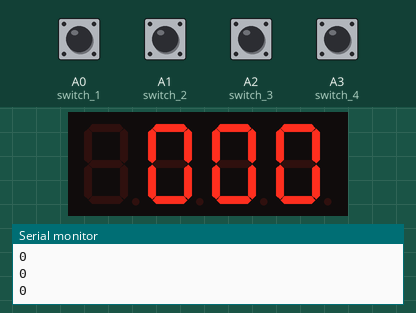
This sketch was run on a simulated Arduino Uno, built with avr-gcc and run on an emulated ATmega328P. Parts: 4-digit seven-segment display, the last lines printed to the serial monitor. Wiring (inferred from the names in the program): 4-digit 7-segment display, segments lit when LOW: segments pin 2, pin 3, pin 4, pin 5, pin 6, pin 7, pin 8, pin 9; digit selects pin 10, pin 11, pin 12, pin 13. Inputs (shaded band) come from the test bench; at power-on: A0 (switch_1), A1 (switch_2), A2 (switch_3), A3 (switch_4) LOW. The segment pins are drawn as the display they are named for.

Above: at 4.4 s.
4.5 s: A0 (switch_1) pulled HIGH for 1.55 s
At 6.6 s:
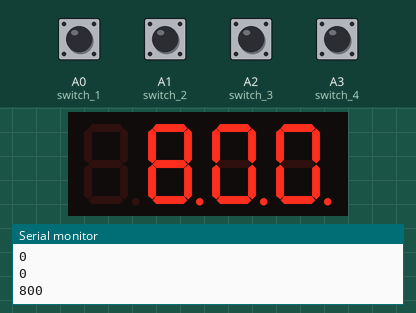
7.5 s: A1 (switch_2) pulled HIGH for 1.55 s
At 9.7 s:
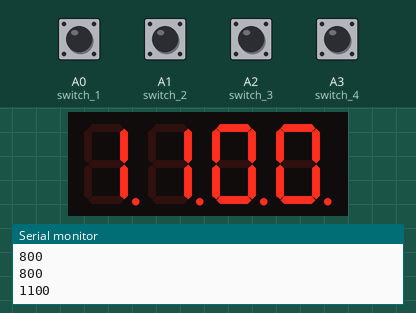
11.4 s: A2 (switch_3) pulled HIGH for 1.55 s
At 13.4 s:
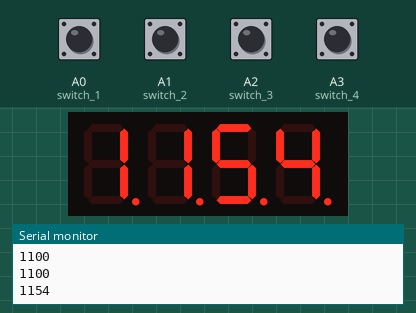
14.4 s: A3 (switch_4) pulled HIGH for 1.55 s
At 16.5 s:
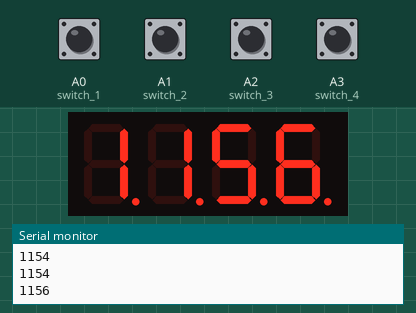
18.1 s: A0 (switch_1) pulled HIGH for 1.55 s
At 20.4 s:
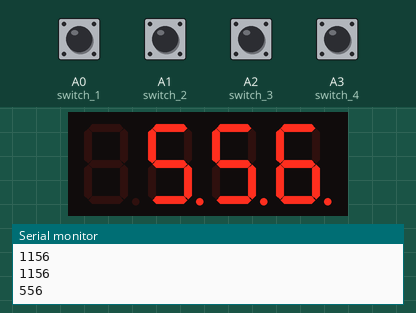
21.1 s: A1 (switch_2) pulled HIGH for 1.55 s
At 23.3 s:
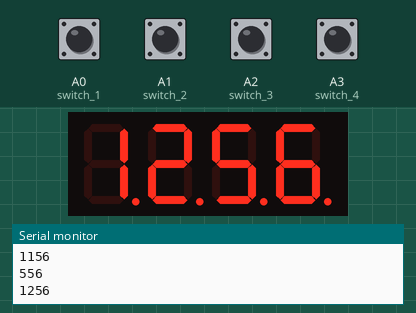

Measured:
- after the input at 4.5 s, the display: first changes after 0.38 s (image 1 shows a later state)
- after the input at 7.5 s, the display: first differs from a run without the input after 1.0 s (image 2 shows a later state)
- after the input at 11.4 s, the display: first changes after 0.28 s (image 3 shows a later state)
- after the input at 14.4 s, the display: first differs from a run without the input after 1.2 s (image 4 shows a later state)
- after the input at 18.1 s, the display: first changes after 0.36 s (image 5 shows a later state)
- after the input at 21.1 s, the display: first changes after 0.06 s (image 6 shows a later state)
- what the display in image 1 shows lasts 0.6 s, from 6.1 s to 6.7 s

The sketch:

clock-try-debounce.ino
```cpp
#include <Time.h>
#include <TimeLib.h>

#define DISPLAY_BRIGHTNESS 	500

#define DIGIT_ON	HIGH
#define DIGIT_OFF	LOW

#define SEGMENT_ON  LOW
#define SEGMENT_OFF HIGH

/*
 * display_1 = hour 10s place
 * display_2 = hour 1s place
 * display_3 = minute 10s place
 * display_4 = minute 1s place
 *
 * switch_1 = push button for hour up
 * switch_2 = push button for hour down
 * switch_3 = push button for minute up
 * switch_4 = push button for minute down
 */

// Power for the displays
int display_1 = 10;
int display_2 = 11;
int display_3 = 12;
int display_4 = 13;

// Defining pins for the segments
int segment_a = 2;
int segment_b = 3;
int segment_c = 4;
int segment_d = 5;
int segment_e = 6;
int segment_f = 7;
int segment_g = 8;
int segment_dot = 9;

// Input pins for the push buttons
byte switch_1 = A0;
byte switch_2 = A1;
byte switch_3 = A2;
byte switch_4 = A3;

void setup()
{
	pinMode(segment_a, OUTPUT);
	pinMode(segment_b, OUTPUT);
	pinMode(segment_c, OUTPUT);
	pinMode(segment_d, OUTPUT);
	pinMode(segment_e, OUTPUT);
	pinMode(segment_f, OUTPUT);
	pinMode(segment_g, OUTPUT);
	pinMode(segment_dot, OUTPUT);

	pinMode(display_1, OUTPUT);
	pinMode(display_2, OUTPUT);
	pinMode(display_3, OUTPUT);
	pinMode(display_4, OUTPUT);

	Serial.begin(9600);

	pinMode(switch_1, INPUT);
	pinMode(switch_2, INPUT);
	pinMode(switch_3, INPUT);
	pinMode(switch_4, INPUT);

	digitalWrite(switch_1, LOW);
	digitalWrite(switch_2, LOW);
	digitalWrite(switch_3, LOW);
	digitalWrite(switch_4, LOW);
}

void loop()
{
	digitalWrite(segment_dot, HIGH);

	int hr = hour();
  	int mn = minute();

  	if (hr > 12)
  		hr %= 12;

  	if (mn > 60)
  		mn %= 60;

 	int time = hr*100 + mn;

	Serial.println(time);

	for (int i = 250; i > 0; i--)
	{
		if (time >= 1000)
		{
			displayNumber1(time);
		}
		else
		{
			displayNumber2(time);
		}
	}

	for (int i = 250; i > 0; i--)
	{
		if (time >= 1000)
		{
			displayNumber3(time);
		}
		else
		{
			displayNumber4(time);
		}
	}

	if (digitalRead(switch_1) == HIGH || digitalRead(switch_2) == HIGH)
		set_time_hour();

	if (digitalRead(switch_3) == HIGH || digitalRead(switch_4) == HIGH)
		set_time_minute();
}

void set_time_hour()
{
  	int hours = hour();
  	int minutes = minute();

  	while (digitalRead(switch_1) == HIGH)
  	{
  		hours--;

  		if (hours < 1)
  		{
  			hours = 12;
  		}

  		for (int i = 20; i > 0; i--)
	  	{
	  		int time = hours*100 + minutes;

	  		if (time >= 1000)
	  			displayNumber1(time);
	  		else
	  			displayNumber2(time);
	  	}

	  	delay(200);
  	}

  	while (digitalRead(switch_2))
  	{
  		hours++;

  		if (hours > 12)
  		{
  			hours = 1;
  		}

  		for (int i = 20; i > 0; i--)
	  	{
	  		int time = hours*100 + minutes;

	  		if (time >= 1000)
	  			displayNumber1(time);
	  		else
	  			displayNumber2(time);
	  	}

	  	delay(200);
  	}

  	setTime(hours,minutes,0,0,0,0);
}

void set_time_minute()
{
	int hours = hour();
  	int minutes = minute();

  	while (digitalRead(switch_3))
  	{
  		minutes--;

  		if (minutes < 0)
  		{
  			minutes = 59;
  		}

  		for (int i = 20; i > 0; i--)
	  	{
	  		int time = hours*100 + minutes;

	  		if (time > 1000)
	  			displayNumber1(time);
	  		else
	  			displayNumber2(time);
	  	}

	  	delay(200);
  	}

  	while (digitalRead(switch_4))
  	{
  		minutes++;

  		if (minutes > 59)
  		{
  			minutes = 0;
  		}

  		for (int i = 20; i > 0; i--)
	  	{
	  		int time = hours*100 + minutes;

	  		if (time > 1000)
	  			displayNumber1(time);
	  		else
	  			displayNumber2(time);
	  	}

	  	delay(200);
  	}

  	setTime(hours,minutes,0,0,0,0);
}

void displayNumber1(int number)
{
	// Flash displays for a short amount of time
	for (int digit = 4; digit > 0; digit--)
	{
		switch (digit)
		{
			case 1:
				digitalWrite(display_1, DIGIT_ON);
				digitalWrite(segment_dot, LOW);
				break;

			case 2:
				digitalWrite(display_2, DIGIT_ON);
				digitalWrite(segment_dot, LOW);
				break;

			case 3:
				digitalWrite(display_3, DIGIT_ON);
				digitalWrite(segment_dot, LOW);
				break;

			case 4:
				digitalWrite(display_4, DIGIT_ON);
				digitalWrite(segment_dot, LOW);
				break;

		}

		lightNumber(number % 10);
		number /= 10;
		delayMicroseconds(DISPLAY_BRIGHTNESS);

		// Turn off all segments
		lightNumber(10);

		// Turn of all displays
		digitalWrite(display_1, DIGIT_OFF);
		digitalWrite(display_2, DIGIT_OFF);
		digitalWrite(display_3, DIGIT_OFF);
		digitalWrite(display_4, DIGIT_OFF);
	}
}

void displayNumber2(int number)
{
	// Flash displays for a short amount of time
	for (int digit = 4; digit > 0; digit--)
	{
		switch (digit)
		{
			case 1:
				lightNumber(10);
				digitalWrite(segment_dot, LOW);
				break;

			case 2:
				digitalWrite(display_2, DIGIT_ON);
				digitalWrite(segment_dot, LOW);
				break;

			case 3:
				digitalWrite(display_3, DIGIT_ON);
				digitalWrite(segment_dot, LOW);
				break;

			case 4:
				digitalWrite(display_4, DIGIT_ON);
				digitalWrite(segment_dot, LOW);
				break;

		}

		lightNumber(number % 10);
		number /= 10;
		delayMicroseconds(DISPLAY_BRIGHTNESS);

		// Turn off all segments
		lightNumber(10);

		// Turn of all displays
		digitalWrite(display_1, DIGIT_OFF);
		digitalWrite(display_2, DIGIT_OFF);
		digitalWrite(display_3, DIGIT_OFF);
		digitalWrite(display_4, DIGIT_OFF);
	}
}

void displayNumber3(int number)
{
	// Flash displays for a short amount of time
	for (int digit = 4; digit > 0; digit--)
	{
		switch (digit)
		{
			case 1:
				digitalWrite(display_1, DIGIT_ON);
				digitalWrite(segment_dot, HIGH);
				break;

			case 2:
				digitalWrite(display_2, DIGIT_ON);
				digitalWrite(segment_dot, HIGH);
				break;

			case 3:
				digitalWrite(display_3, DIGIT_ON);
				digitalWrite(segment_dot, HIGH);
				break;

			case 4:
				digitalWrite(display_4, DIGIT_ON);
				digitalWrite(segment_dot, HIGH);
				break;

		}

		lightNumber(number % 10);
		number /= 10;
		delayMicroseconds(DISPLAY_BRIGHTNESS);

		// Turn off all segments
		lightNumber(10);

		// Turn of all displays
		digitalWrite(display_1, DIGIT_OFF);
		digitalWrite(display_2, DIGIT_OFF);
		digitalWrite(display_3, DIGIT_OFF);
		digitalWrite(display_4, DIGIT_OFF);
	}
}

void displayNumber4(int number)
{
	// Flash displays for a short amount of time
	for (int digit = 4; digit > 0; digit--)
	{
		switch (digit)
		{
			case 1:
				lightNumber(10);
				digitalWrite(segment_dot, HIGH);
				break;

			case 2:
				digitalWrite(display_2, DIGIT_ON);
				digitalWrite(segment_dot, HIGH);
				break;

			case 3:
				digitalWrite(display_3, DIGIT_ON);
				digitalWrite(segment_dot, HIGH);
				break;

			case 4:
				digitalWrite(display_4, DIGIT_ON);
				digitalWrite(segment_dot, HIGH);
				break;

		}

		lightNumber(number % 10);
		number /= 10;
		delayMicroseconds(DISPLAY_BRIGHTNESS);

		// Turn off all segments
		lightNumber(10);

		// Turn of all displays
		digitalWrite(display_1, DIGIT_OFF);
		digitalWrite(display_2, DIGIT_OFF);
		digitalWrite(display_3, DIGIT_OFF);
		digitalWrite(display_4, DIGIT_OFF);
	}
}

void lightNumber(int number)
{
	switch (number)
	{
		case 0:
		    digitalWrite(segment_a, SEGMENT_ON);
		    digitalWrite(segment_b, SEGMENT_ON);
		    digitalWrite(segment_c, SEGMENT_ON);
		    digitalWrite(segment_d, SEGMENT_ON);
		    digitalWrite(segment_e, SEGMENT_ON);
		    digitalWrite(segment_f, SEGMENT_ON);
		    digitalWrite(segment_g, SEGMENT_OFF);
		    break;

	    case 1:
		    digitalWrite(segment_a, SEGMENT_OFF);
		    digitalWrite(segment_b, SEGMENT_ON);
		    digitalWrite(segment_c, SEGMENT_ON);
		    digitalWrite(segment_d, SEGMENT_OFF);
		    digitalWrite(segment_e, SEGMENT_OFF);
		    digitalWrite(segment_f, SEGMENT_OFF);
		    digitalWrite(segment_g, SEGMENT_OFF);
		    break;

	    case 2:
		    digitalWrite(segment_a, SEGMENT_ON);
		    digitalWrite(segment_b, SEGMENT_ON);
		    digitalWrite(segment_c, SEGMENT_OFF);
		    digitalWrite(segment_d, SEGMENT_ON);
		    digitalWrite(segment_e, SEGMENT_ON);
		    digitalWrite(segment_f, SEGMENT_OFF);
		    digitalWrite(segment_g, SEGMENT_ON);
		    break;

	    case 3:
		    digitalWrite(segment_a, SEGMENT_ON);
		    digitalWrite(segment_b, SEGMENT_ON);
		    digitalWrite(segment_c, SEGMENT_ON);
		    digitalWrite(segment_d, SEGMENT_ON);
		    digitalWrite(segment_e, SEGMENT_OFF);
		    digitalWrite(segment_f, SEGMENT_OFF);
		    digitalWrite(segment_g, SEGMENT_ON);
		    break;

	    case 4:
		    digitalWrite(segment_a, SEGMENT_OFF);
		    digitalWrite(segment_b, SEGMENT_ON);
		    digitalWrite(segment_c, SEGMENT_ON);
		    digitalWrite(segment_d, SEGMENT_OFF);
		    digitalWrite(segment_e, SEGMENT_OFF);
		    digitalWrite(segment_f, SEGMENT_ON);
		    digitalWrite(segment_g, SEGMENT_ON);
		    break;

	    case 5:
		    digitalWrite(segment_a, SEGMENT_ON);
		    digitalWrite(segment_b, SEGMENT_OFF);
		    digitalWrite(segment_c, SEGMENT_ON);
		    digitalWrite(segment_d, SEGMENT_ON);
		    digitalWrite(segment_e, SEGMENT_OFF);
		    digitalWrite(segment_f, SEGMENT_ON);
		    digitalWrite(segment_g, SEGMENT_ON);
		    break;

	    case 6:
		    digitalWrite(segment_a, SEGMENT_ON);
		    digitalWrite(segment_b, SEGMENT_OFF);
		    digitalWrite(segment_c, SEGMENT_ON);
		    digitalWrite(segment_d, SEGMENT_ON);
		    digitalWrite(segment_e, SEGMENT_ON);
		    digitalWrite(segment_f, SEGMENT_ON);
		    digitalWrite(segment_g, SEGMENT_ON);
		    break;

	    case 7:
		    digitalWrite(segment_a, SEGMENT_ON);
		    digitalWrite(segment_b, SEGMENT_ON);
		    digitalWrite(segment_c, SEGMENT_ON);
		    digitalWrite(segment_d, SEGMENT_OFF);
		    digitalWrite(segment_e, SEGMENT_OFF);
		    digitalWrite(segment_f, SEGMENT_OFF);
		    digitalWrite(segment_g, SEGMENT_OFF);
		    break;

	    case 8:
		    digitalWrite(segment_a, SEGMENT_ON);
		    digitalWrite(segment_b, SEGMENT_ON);
		    digitalWrite(segment_c, SEGMENT_ON);
		    digitalWrite(segment_d, SEGMENT_ON);
		    digitalWrite(segment_e, SEGMENT_ON);
		    digitalWrite(segment_f, SEGMENT_ON);
		    digitalWrite(segment_g, SEGMENT_ON);
		    break;

	    case 9:
		    digitalWrite(segment_a, SEGMENT_ON);
		    digitalWrite(segment_b, SEGMENT_ON);
		    digitalWrite(segment_c, SEGMENT_ON);
		    digitalWrite(segment_d, SEGMENT_ON);
		    digitalWrite(segment_e, SEGMENT_OFF);
		    digitalWrite(segment_f, SEGMENT_ON);
		    digitalWrite(segment_g, SEGMENT_ON);
		    break;

	  	// all segment are ON
	    case 10:
		    digitalWrite(segment_a, SEGMENT_OFF);
		    digitalWrite(segment_b, SEGMENT_OFF);
		    digitalWrite(segment_c, SEGMENT_OFF);
		    digitalWrite(segment_d, SEGMENT_OFF);
		    digitalWrite(segment_e, SEGMENT_OFF);
		    digitalWrite(segment_f, SEGMENT_OFF);
		    digitalWrite(segment_g, SEGMENT_OFF);
		    break;
	}
}
```
